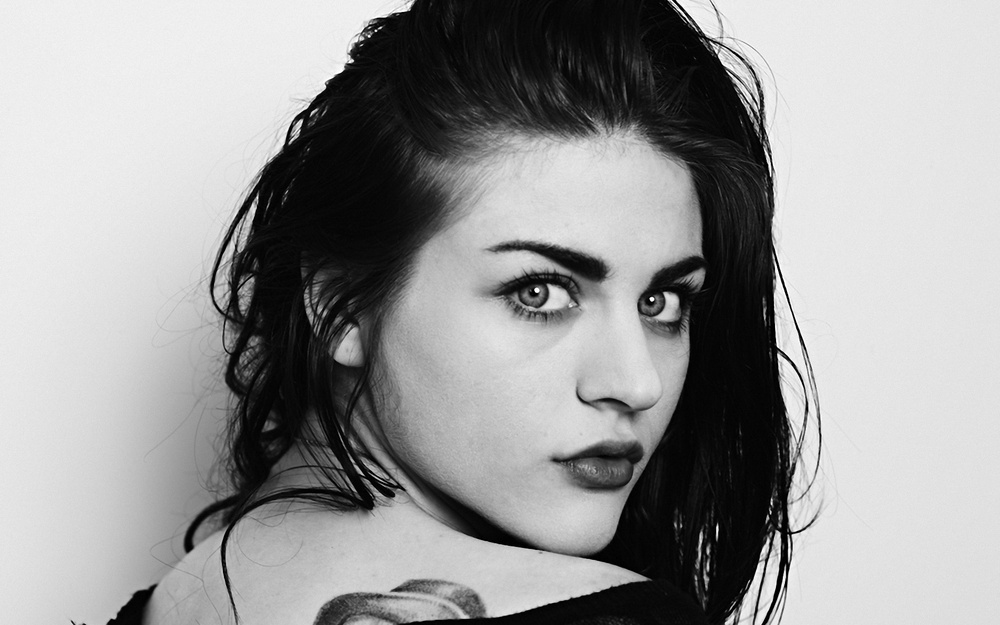
#> input picture cv/Chapter02/im.jpg, 1000 x 625 px, shrunk from 1920 x 1200 before the run
$ python add_noise.py
#> lines starting #> are read from the running program, lines starting #| are printed output that depends on the picture
#
# Created by Renatus Madrigal on 07/05/2025
#

import cv2
import numpy as np

# Read the image
img = cv2.imread("im.jpg", cv2.IMREAD_GRAYSCALE)
#> img is the input picture: shape (625, 1000); min 0, max 255, mean 153.6

# Generate Poisson noise
# Scale image to appropriate range for Poisson distribution
factor = 0.5
scaled = img.astype(np.float64) * factor
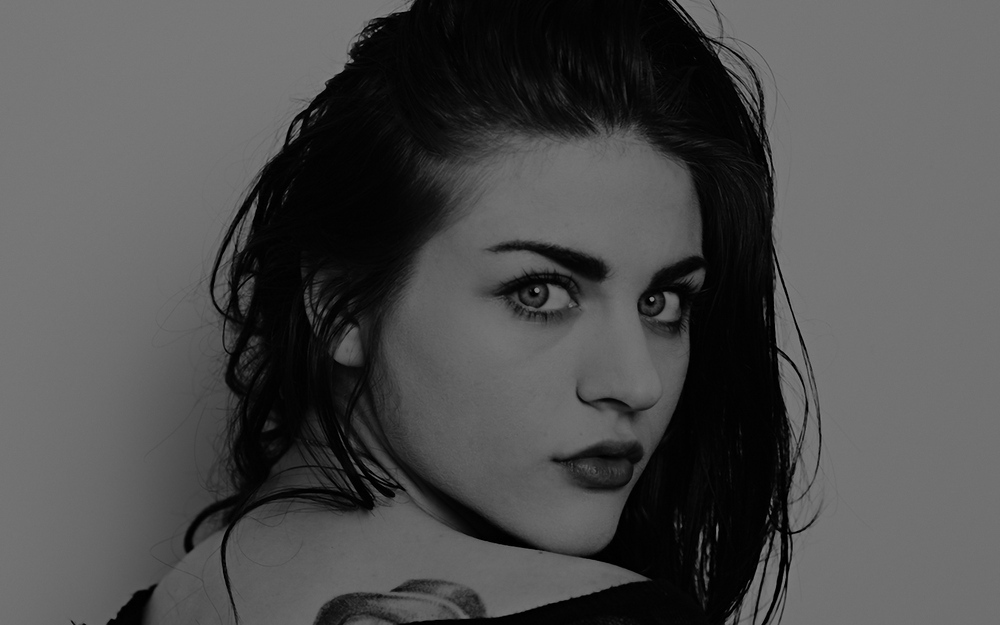
#> scaled: shape (625, 1000) float64; min 0, max 127.5, mean 76.8
noisy = np.random.poisson(scaled) / factor
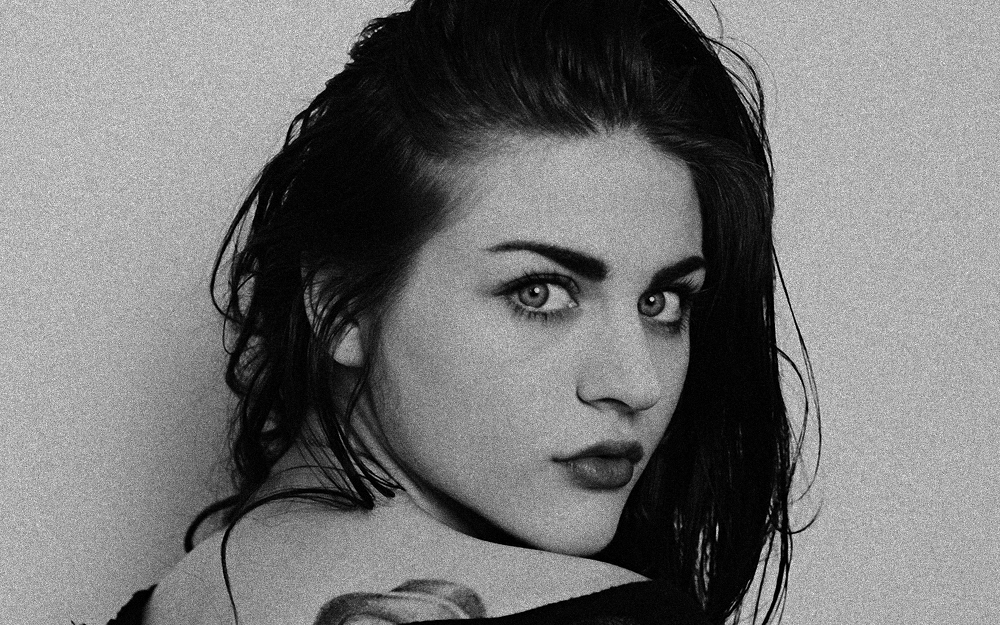
#> noisy: shape (625, 1000) float64; min 0, max 332, mean 153.7; drawn with min black and max white

# Convert back to uint8 and clip values
noisy_img = np.clip(noisy, 0, 255).astype(np.uint8)

# Save the noisy image
cv2.imwrite("noise.jpg", noisy_img)
